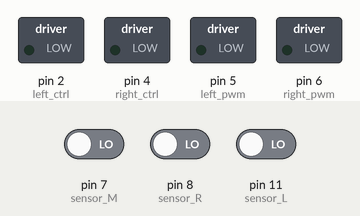
Recording of a sketch running on a simulated Arduino Uno, built with avr-gcc and run on an emulated ATmega328P. On the bench: switched loads named in the sketch (green lamp = pin HIGH). The test bench sets the inputs (shaded band); at power-on: pin 7 (sensor_M) LOW, pin 8 (sensor_R) LOW, pin 11 (sensor_L) LOW. Pins used as bus, display or sensor lines are not drawn.

Above: at 1.2 s.
1.3 s: pin 7 (sensor_M) driven HIGH
At 2.5 s:
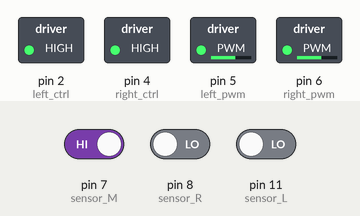
2.8 s: pin 8 (sensor_R) driven HIGH
At 3.7 s:
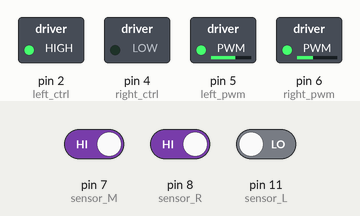
4.3 s: pin 8 (sensor_R) driven LOW
At 4.8 s:
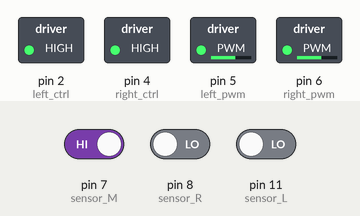
5.8 s: pin 11 (sensor_L) driven HIGH
At 7.0 s:
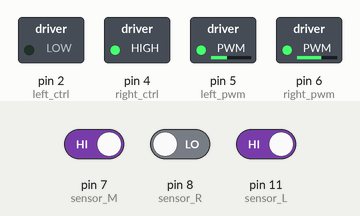
7.3 s: pin 11 (sensor_L) driven LOW
At 8.3 s:
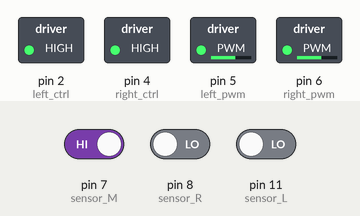
Timing chart, 0 to 9.8 s (numbered marks = the images above; inputs shaded):
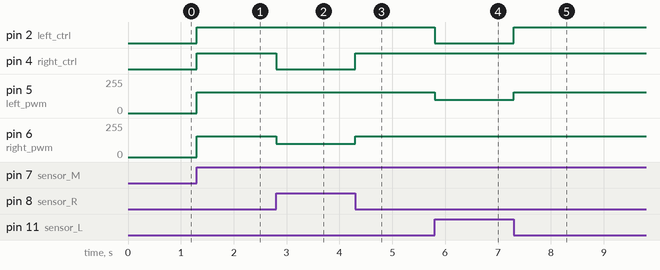

The sketch:

lesson_11_Tracking_Car.ino
```cpp
//*************************************************************************
/*
 keyestudio 4wd BT Car
 lesson 11
 Tracking Car
 http://www.keyestudio.com
*/
//Data from the smile pattern obtained from the touch tool
unsigned char start01[] = {0x01, 0x02, 0x04, 0x08, 0x10, 0x20, 0x40, 0x80, 0x80, 0x40, 0x20, 0x10, 0x08, 0x04, 0x02, 0x01};
#define SDA_Pin  A4  //Set data pin to A4
#define SCL_Pin  A5  //Set the clock pin to A5

int left_ctrl = 2;//define the direction control pins of group B motor
int left_pwm = 5;//define the PWM control pins of group B motor
int right_ctrl = 4;//define the direction control pins of group A motor
int right_pwm = 6;//define the PWM control pins of group A motor
int sensor_L = 11;//define the pin of left line tracking sensor
int sensor_M = 7;//define the pin of middle line tracking sensor
int sensor_R = 8;//define the pin of right line tracking sensor
int L_val,M_val,R_val;//define these variables

void setup() {
  Serial.begin(9600);//start serial monitor and set baud rate to 9600
  pinMode(left_ctrl,OUTPUT);//set direction control pins of group B motor to OUTPUT
  pinMode(left_pwm,OUTPUT);//set PWM control pins of group B motor to OUTPUT
  pinMode(right_ctrl,OUTPUT);//set direction control pins of group A motor to OUTPUT
  pinMode(right_pwm,OUTPUT);//set PWM control pins of group A motor to OUTPUT
  pinMode(sensor_L,INPUT);//set the pins of left line tracking sensor to INPUT
  pinMode(sensor_M,INPUT);//set the pins of middle line tracking sensor to INPUT
  pinMode(sensor_R,INPUT);//set the pins of right line tracking sensor to INPUT
  //Set pin to output
  pinMode(SCL_Pin, OUTPUT);
  pinMode(SDA_Pin, OUTPUT);
  matrix_display(start01);//Show start pattern
}

void loop()
{
  tracking(); //run main program
}

void tracking()
{
  L_val = digitalRead(sensor_L);//read the value of left line tracking sensor
  M_val = digitalRead(sensor_M);//read the value of middle line tracking sensor
  R_val = digitalRead(sensor_R);//read the value of right line tracking sensor

  if(M_val == 1){//if the state of middle one is 1, which means detecting black line

     if (L_val == 1 && R_val == 0) { //If a black line is detected on the left, but not on the right, turn left
        left();
    }
     else if (L_val == 0 && R_val == 1) { //Otherwise, if a black line is detected on the right and not on the left, turn right
      right();
    }
     else { //Otherwise,forward
      front();
    }
  }
  else { //No black lines detected in the middle
    if (L_val == 1 && R_val == 0) { //If a black line is detected on the left, but not on the right, turn left
      left();
    }
    else if (L_val == 0 && R_val == 1) { //Otherwise, if a black line is detected on the right and not on the left, turn right
      right();
    }
    else { //Otherwise,stop
      Stop();
    }
  }
}
void front()//define the status of going forward
{
  digitalWrite(left_ctrl,HIGH);
  analogWrite(left_pwm,155);
  digitalWrite(right_ctrl,HIGH);
  analogWrite(right_pwm,155);
}
void back()//define the state of going back
{
  digitalWrite(left_ctrl,LOW);
  analogWrite(left_pwm,100);
  digitalWrite(right_ctrl,LOW);
  analogWrite(right_pwm,100);
}
void left()//define the left-turning state
{
  digitalWrite(left_ctrl, LOW);
  analogWrite(left_pwm, 100);
  digitalWrite(right_ctrl, HIGH);
  analogWrite(right_pwm, 155);
}
void right()//define the right-turning state
{
  digitalWrite(left_ctrl, HIGH);
  analogWrite(left_pwm, 155);
  digitalWrite(right_ctrl, LOW);
  analogWrite(right_pwm, 100);
}
void Stop()//define the state of stop
{
  digitalWrite(left_ctrl, LOW);
  analogWrite(left_pwm,0);
  digitalWrite(right_ctrl, LOW);
  analogWrite(right_pwm,0);
}

//this function is used for dot matrix display
void matrix_display(unsigned char matrix_value[])
{
  IIC_start();  //the function that calls the data transfer start condition
  IIC_send(0xc0);  //select address

  for (int i = 0; i < 16; i++) //the pattern data is 16 bytes
  {
    IIC_send(matrix_value[i]); //Transmit the data of the pattern
  }
  IIC_end();   //End pattern data transmission
  IIC_start();
  IIC_send(0x8A);  //Display control, select 4/16 pulse width
  IIC_end();
}
//Conditions under which data transmission begins
void IIC_start()
{
  digitalWrite(SDA_Pin, HIGH);
  digitalWrite(SCL_Pin, HIGH);
  delayMicroseconds(3);
  digitalWrite(SDA_Pin, LOW);
  delayMicroseconds(3);
  digitalWrite(SCL_Pin, LOW);
}
//Indicates the end of data transmission
void IIC_end()
{
  digitalWrite(SCL_Pin, LOW);
  digitalWrite(SDA_Pin, LOW);
  delayMicroseconds(3);
  digitalWrite(SCL_Pin, HIGH);
  delayMicroseconds(3);
  digitalWrite(SDA_Pin, HIGH);
  delayMicroseconds(3);
}
//transmit data
void IIC_send(unsigned char send_data)
{
  for (byte mask = 0x01; mask != 0; mask <<= 1) //Each byte has 8 bits and is checked bit by bit starting at the lowest level
  {
    if (send_data & mask) { //Sets the high and low levels of SDA_Pin depending on whether each bit of the byte is a 1 or a 0
      digitalWrite(SDA_Pin, HIGH);
    } else {
      digitalWrite(SDA_Pin, LOW);
    }
    delayMicroseconds(3);
    digitalWrite(SCL_Pin, HIGH); //Pull the clock pin SCL_Pin high to stop data transmission
    delayMicroseconds(3);
    digitalWrite(SCL_Pin, LOW); //pull the clock pin SCL_Pin low to change the SIGNAL of SDA
  }
}
//*************************************************************************
```

Measured:
- after the input at 1.3 s, pin 2 (left_ctrl), pin 4 (right_ctrl): LOW → HIGH at once; pin 5 (left_pwm), pin 6 (right_pwm): 0/255 → 155/255 at once
- after the input at 2.8 s, pin 4 (right_ctrl): HIGH → LOW at once; pin 6 (right_pwm): 155/255 → 100/255 at once
- after the input at 4.3 s, pin 4 (right_ctrl): LOW → HIGH at once; pin 6 (right_pwm): 100/255 → 155/255 at once
- after the input at 5.8 s, pin 2 (left_ctrl): HIGH → LOW at once; pin 5 (left_pwm): 155/255 → 100/255 at once
- after the input at 7.3 s, pin 2 (left_ctrl): LOW → HIGH at once; pin 5 (left_pwm): 100/255 → 155/255 at once
